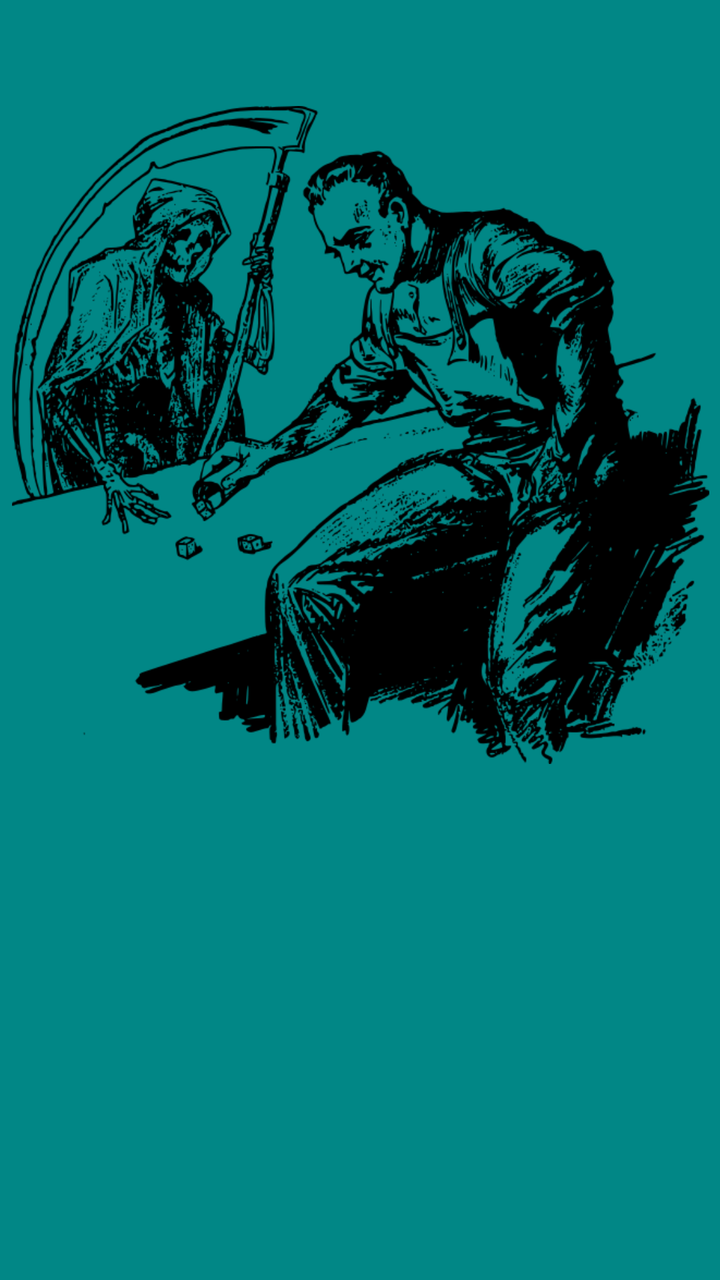
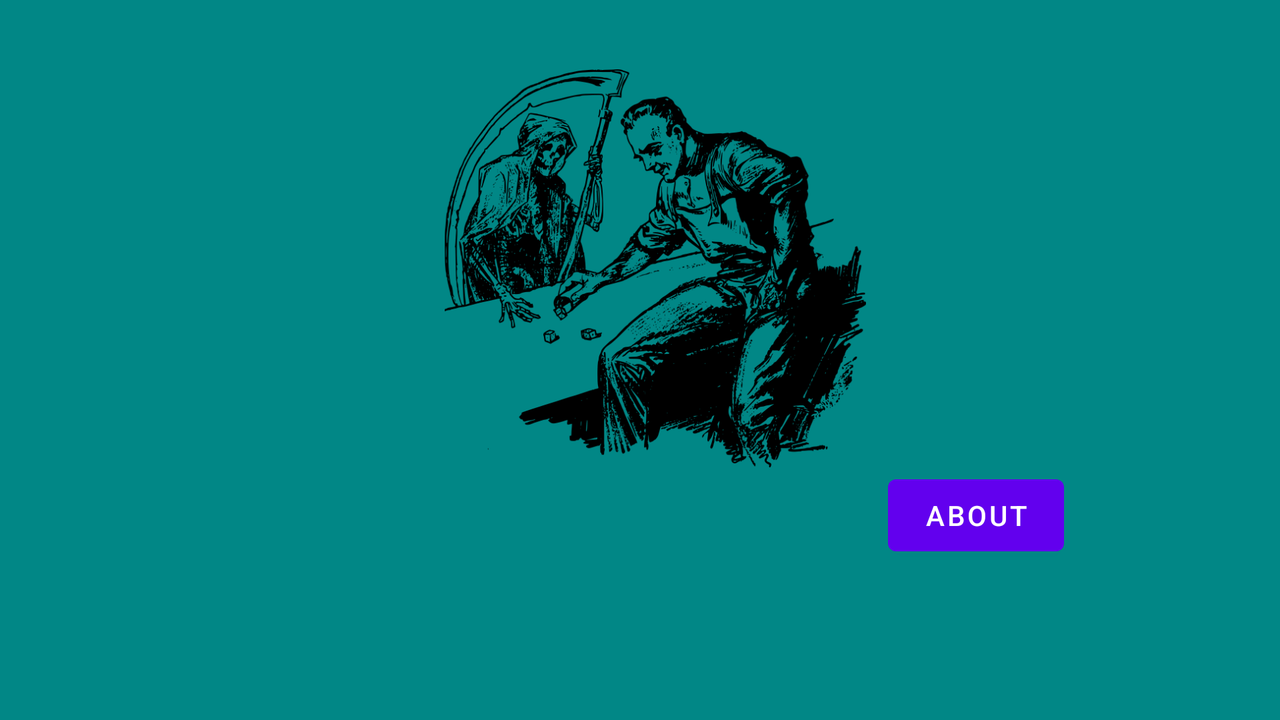

One screen, two layout resources from the same app: the default and the repository's alternative for another configuration. Each is rendered where Android would select it; the XML of both is given below.
<!-- AndroidManifest.xml: application theme Theme.Dice_Game -->
<!-- res/layout/activity_main.xml -->
<?xml version="1.0" encoding="utf-8"?>
<androidx.constraintlayout.widget.ConstraintLayout xmlns:android="http://schemas.android.com/apk/res/android"
    xmlns:app="http://schemas.android.com/apk/res-auto"
    xmlns:tools="http://schemas.android.com/tools"
    android:layout_width="match_parent"
    android:layout_height="match_parent"
    android:background="@color/teal_700"
    tools:context=".MainActivity">

    <ImageView
        android:id="@+id/imageView"
        android:layout_width="396dp"
        android:layout_height="329dp"
        android:layout_marginTop="53dp"
        app:layout_constraintEnd_toEndOf="parent"
        app:layout_constraintStart_toStartOf="parent"
        app:layout_constraintTop_toTopOf="parent"
        app:srcCompat="@drawable/gambling_with_death" />

    <Button
        android:id="@+id/newGameButton"
        android:layout_width="wrap_content"
        android:layout_height="wrap_content"
        android:layout_marginStart="56dp"
        android:layout_marginTop="124dp"
        android:layout_marginEnd="92dp"
        android:layout_marginBottom="175dp"
        android:text="New Game"
        app:layout_constraintBottom_toBottomOf="parent"
        app:layout_constraintEnd_toStartOf="@+id/aboutButton"
        app:layout_constraintHorizontal_bias="0.0"
        app:layout_constraintStart_toStartOf="parent"
        app:layout_constraintTop_toBottomOf="@+id/imageView"
        app:layout_constraintVertical_bias="1.0" />

    <Button
        android:id="@+id/aboutButton"
        android:layout_width="wrap_content"
        android:layout_height="wrap_content"
        android:layout_marginTop="125dp"
        android:layout_marginEnd="100dp"
        android:layout_marginBottom="174dp"
        android:text="About"
        app:layout_constraintBottom_toBottomOf="parent"
        app:layout_constraintEnd_toEndOf="parent"
        app:layout_constraintTop_toBottomOf="@+id/imageView"
        app:layout_constraintVertical_bias="1.0" />
</androidx.constraintlayout.widget.ConstraintLayout>
<!-- resources referenced by this layout -->
<resources>
  <color name="teal_700">#FF018786</color>
  <!-- drawable gambling_with_death: png bitmap (drawable, 134353 bytes) -->
  <style name="Theme.Dice_Game" parent="Theme.MaterialComponents.DayNight.DarkActionBar">
          
          <item name="colorPrimary">@color/purple_500</item>
          <item name="colorPrimaryVariant">@color/purple_700</item>
          <item name="colorOnPrimary">@color/white</item>
          
          <item name="colorSecondary">@color/teal_200</item>
          <item name="colorSecondaryVariant">@color/teal_700</item>
          <item name="colorOnSecondary">@color/black</item>
          
          <item name="android:statusBarColor">?attr/colorPrimaryVariant</item>
          
      </style>
  <color name="purple_500">#FF6200EE</color>
  <color name="purple_700">#FF3700B3</color>
  <color name="white">#FFFFFFFF</color>
  <color name="teal_200">#FF03DAC5</color>
  <color name="black">#FF000000</color>
</resources>
<!-- res/layout-land/activity_main.xml (the repository's variant of the layout above) -->
<!-- drawn on the phone turned sideways -->
<?xml version="1.0" encoding="utf-8"?>
<androidx.constraintlayout.widget.ConstraintLayout xmlns:android="http://schemas.android.com/apk/res/android"
    xmlns:app="http://schemas.android.com/apk/res-auto"
    xmlns:tools="http://schemas.android.com/tools"
    android:layout_width="match_parent"
    android:layout_height="match_parent"
    android:background="@color/teal_700"
    tools:context=".MainActivity">

    <ImageView
        android:id="@+id/imageView"
        android:layout_width="486dp"
        android:layout_height="199dp"
        android:layout_marginTop="60dp"
        app:layout_constraintBottom_toTopOf="@+id/newGameButton"
        app:layout_constraintEnd_toEndOf="parent"
        app:layout_constraintHorizontal_bias="0.549"
        app:layout_constraintStart_toStartOf="parent"
        app:layout_constraintTop_toTopOf="parent"
        app:srcCompat="@drawable/gambling_with_death" />

    <Button
        android:id="@+id/newGameButton"
        android:layout_width="wrap_content"
        android:layout_height="wrap_content"
        android:layout_marginStart="197dp"
        android:layout_marginEnd="283dp"
        android:layout_marginBottom="104dp"
        android:text="New Game"
        app:layout_constraintBottom_toBottomOf="parent"
        app:layout_constraintEnd_toStartOf="@+id/aboutButton"
        app:layout_constraintHorizontal_bias="1.0"
        app:layout_constraintStart_toStartOf="parent"
        app:layout_constraintTop_toBottomOf="@+id/imageView"
        app:layout_constraintVertical_bias="0.0" />

    <Button
        android:id="@+id/aboutButton"
        android:layout_width="wrap_content"
        android:layout_height="wrap_content"
        android:layout_marginEnd="108dp"
        android:layout_marginBottom="104dp"
        android:text="About"
        app:layout_constraintBottom_toBottomOf="parent"
        app:layout_constraintEnd_toEndOf="parent"
        app:layout_constraintTop_toBottomOf="@+id/imageView"
        app:layout_constraintVertical_bias="0.0" />
</androidx.constraintlayout.widget.ConstraintLayout>
